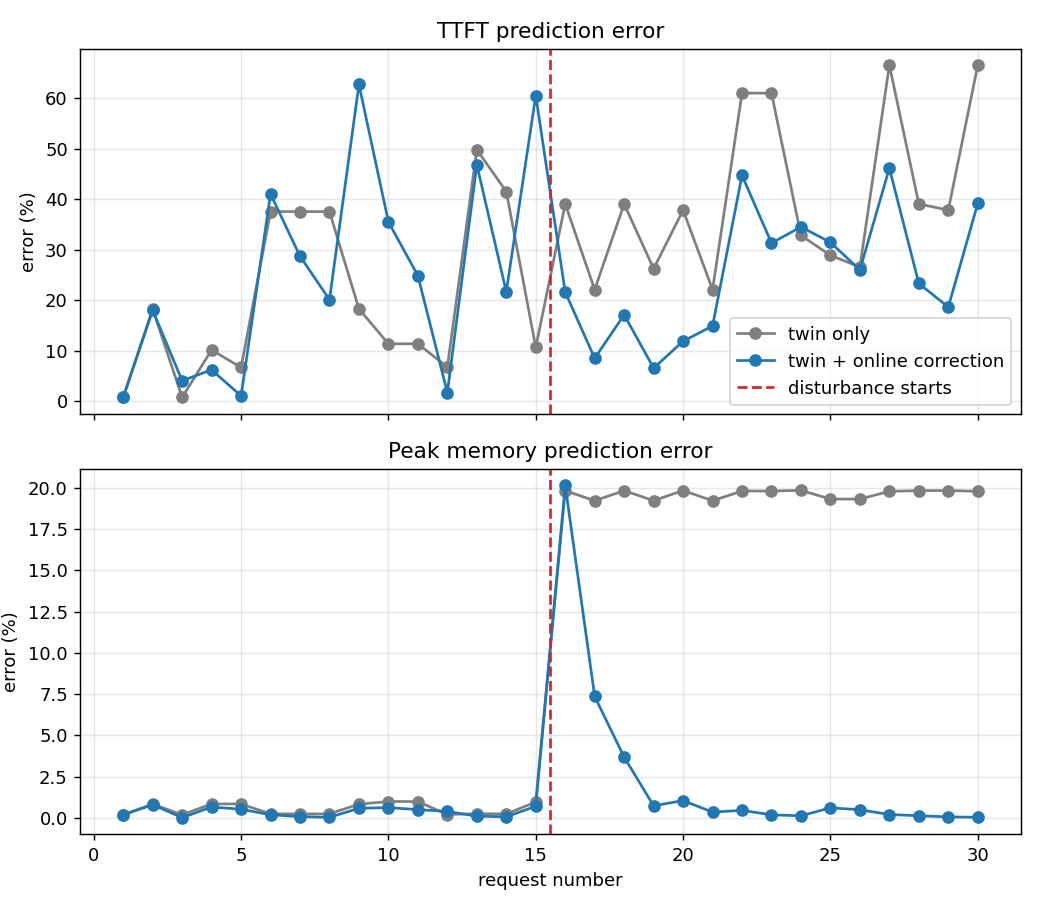

Source code (Python):
"""Replay logged runs through the online correction (Layer 3), no hardware.

Takes the real measured runs of one configuration and plays them back as if
they were requests arriving one after another. Part-way through, a
"disturbance" is injected by scaling the measured values (a busy machine makes
TTFT slower and memory larger). At every request we record how far off the
twin's raw prediction and the corrected prediction are, then plot both.

What this shows: how many requests the correction needs to recover after the
machine changes. What it does NOT show: the twin's accuracy. The twin is fit
on these same rows, so the error before the disturbance is optimistic.

    python replay_correction.py
    python replay_correction.py --ttft-scale 2.0 --requests 40
"""

import argparse
from pathlib import Path

import matplotlib

matplotlib.use("Agg")
import matplotlib.pyplot as plt  # noqa: E402
import numpy as np  # noqa: E402
import pandas as pd  # noqa: E402

import orbit  # noqa: E402
from twin_v0 import AnalyticalTwin  # noqa: E402

DATASET = Path("results/dataset.csv")
OUTPUT_CSV = Path("results/replay_correction.csv")
OUTPUT_PNG = Path("results/replay_correction.png")

# The most-measured configuration in the dataset.
DEFAULT_CONFIG = "INT4|CPU|pa|any|0|u8|True|0|cold|1024|64"


def get_arguments():
    parser = argparse.ArgumentParser(description=__doc__.split("\n")[0])
    parser.add_argument("--config-key", default=DEFAULT_CONFIG)
    parser.add_argument("--requests", type=int, default=30)
    parser.add_argument("--disturb-at", type=int, default=16, help="1-based request")
    parser.add_argument("--ttft-scale", type=float, default=1.5)
    parser.add_argument("--peak-scale", type=float, default=1.25)
    parser.add_argument("--seed", type=int, default=0)
    return parser.parse_args()


def percent_error(predicted, actual):
    return 100 * abs(predicted - actual) / actual


def main():
    args = get_arguments()

    dataset = pd.read_csv(DATASET)
    rows = dataset[dataset["config_key"] == args.config_key].reset_index(drop=True)
    if rows.empty:
        raise SystemExit(f"No rows for config_key {args.config_key!r}")

    twin = AnalyticalTwin().fit(dataset)
    raw = twin.predict(rows)

    rng = np.random.default_rng(args.seed)
    order = rng.permutation(np.resize(np.arange(len(rows)), args.requests))

    state = {"corrections": {}}
    candidate = "replay"
    records = []

    for request, index in enumerate(order, start=1):
        disturbed = request >= args.disturb_at
        ttft_scale = args.ttft_scale if disturbed else 1.0
        peak_scale = args.peak_scale if disturbed else 1.0

        actual_ttft = rows.loc[index, "ttft_ms"] * ttft_scale
        actual_tpot = rows.loc[index, "tpot_ms_per_token"]
        actual_peak = rows.loc[index, "sampled_peak_rss_mib"] * peak_scale

        raw_ttft = float(raw["ttft_ms"][index])
        raw_tpot = float(raw["tpot_ms_per_token"][index])
        raw_peak = float(raw["sampled_peak_rss_mib"][index])

        # The prediction the controller would have made BEFORE seeing this run.
        factors = state["corrections"].get(candidate, {})
        corrected_ttft = raw_ttft * factors.get("ttft_factor", 1.0)
        corrected_peak = raw_peak * factors.get("peak_factor", 1.0)

        records.append(
            {
                "request": request,
                "disturbed": disturbed,
                "raw_ttft_err_pct": percent_error(raw_ttft, actual_ttft),
                "corrected_ttft_err_pct": percent_error(corrected_ttft, actual_ttft),
                "raw_peak_err_pct": percent_error(raw_peak, actual_peak),
                "corrected_peak_err_pct": percent_error(corrected_peak, actual_peak),
                "ttft_factor": factors.get("ttft_factor", 1.0),
                "peak_factor": factors.get("peak_factor", 1.0),
                # Memory under-prediction is the dangerous direction.
                "peak_underpredicted_raw": raw_peak < actual_peak,
                "peak_underpredicted_corrected": corrected_peak < actual_peak,
            }
        )

        orbit.update_correction(
            state,
            candidate,
            raw_ttft_ms=raw_ttft,
            raw_tpot_ms=raw_tpot,
            actual_ttft_ms=actual_ttft,
            actual_tpot_ms=actual_tpot,
            raw_peak_mib=raw_peak,
            actual_peak_mib=actual_peak,
        )

    result = pd.DataFrame(records)
    OUTPUT_CSV.parent.mkdir(parents=True, exist_ok=True)
    result.to_csv(OUTPUT_CSV, index=False)

    summarize(result, args)
    plot(result, args)


def summarize(result, args):
    after = result[result["disturbed"]]
    windows = {
        "before disturbance": result[~result["disturbed"]],
        f"first 3 after (req {args.disturb_at}-{args.disturb_at + 2})": after.head(3),
        "last 5 requests": result.tail(5),
    }

    print(f"\nConfig: {args.config_key}")
    print(
        f"Disturbance at request {args.disturb_at}: "
        f"TTFT x{args.ttft_scale}, memory x{args.peak_scale}\n"
    )
    print(f"{'window':<34}{'TTFT err raw':>14}{'corrected':>11}{'mem err raw':>13}{'corrected':>11}")
    for name, window in windows.items():
        print(
            f"{name:<34}"
            f"{window['raw_ttft_err_pct'].mean():>13.1f}%"
            f"{window['corrected_ttft_err_pct'].mean():>10.1f}%"
            f"{window['raw_peak_err_pct'].mean():>12.1f}%"
            f"{window['corrected_peak_err_pct'].mean():>10.1f}%"
        )

    print(
        "\nMemory under-predictions after the disturbance: "
        f"raw {int(after['peak_underpredicted_raw'].sum())}/{len(after)}, "
        f"corrected {int(after['peak_underpredicted_corrected'].sum())}/{len(after)}"
    )


def plot(result, args):
    figure, (top, bottom) = plt.subplots(2, 1, figsize=(8, 7), sharex=True)

    for axis, raw_col, corr_col, title in [
        (top, "raw_ttft_err_pct", "corrected_ttft_err_pct", "TTFT prediction error"),
        (bottom, "raw_peak_err_pct", "corrected_peak_err_pct", "Peak memory prediction error"),
    ]:
        axis.plot(result["request"], result[raw_col], marker="o", label="twin only", color="tab:gray")
        axis.plot(result["request"], result[corr_col], marker="o", label="twin + online correction", color="tab:blue")
        axis.axvline(args.disturb_at - 0.5, color="tab:red", linestyle="--", label="disturbance starts")
        axis.set_ylabel("error (%)")
        axis.set_title(title)
        axis.grid(alpha=0.3)

    bottom.set_xlabel("request number")
    top.legend()
    figure.tight_layout()
    figure.savefig(OUTPUT_PNG, dpi=130)
    print(f"\nWrote {OUTPUT_CSV} and {OUTPUT_PNG}")


if __name__ == "__main__":
    main()
